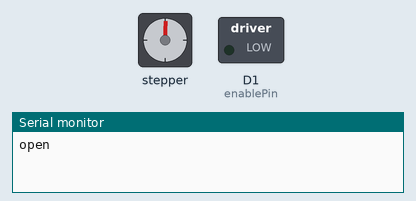
Recording of a sketch running on a simulated ESP8266 (NodeMCU). On the bench: stepper motor, switched loads named in the sketch (green lamp = pin HIGH), the last lines printed to the serial monitor. WiFi joins after 1.5 s; servers stay silent unless stated; stepper angles assume 200 steps per turn.

Above: at 0.1 s.
At 1.2 s:
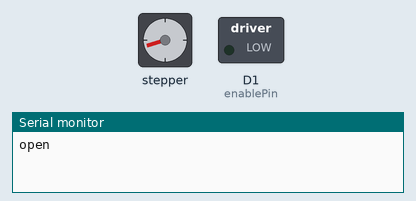
At 31.5 s:
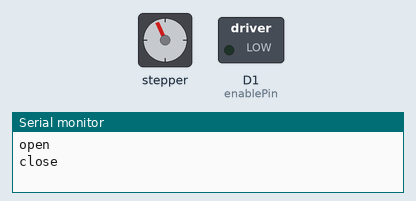
At 32.3 s:
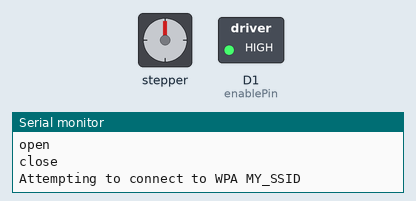
Timing chart, 0 to 33.8 s (numbered marks = the images above):
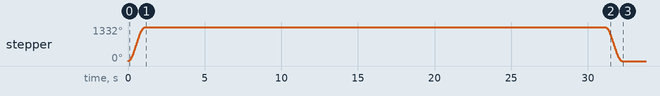

The sketch:

garage-controller.ino
```cpp
#include "ESP8266WiFi.h"
#include "ESP8266HTTPClient.h"
#include "AccelStepper.h"
#include <ESP8266WebServer.h>

// WiFi and http server
const char* ssid = "MY_SSID";
const char* password =  "MY_WIFI_PASSWORD";
ESP8266WebServer server(80);

// Nodejs backend
const String host = "MY_NODEJS_BACKEND_SERVICE_IP";
const int port = 7080;
const String url = "/start";
WiFiClient client;

// Stepper motor
const int enablePin = D1;
const int stepPin = D2;
const int dirPin = D3;
const int openCloseSteps = 740; // steps to go from position 0 to open the door
AccelStepper stepper = AccelStepper(AccelStepper::DRIVER, stepPin, dirPin);

// force resistance sensor
const int frsPin = D5;
float frsValue;

void setup(){
  Serial.begin(9600);

  // stepper pins
  pinMode(enablePin, OUTPUT);
  pinMode(stepPin, OUTPUT);
  pinMode(dirPin, OUTPUT);

  pinMode(frsPin, INPUT);

  openDoorWaitAndClose();

  WiFi.mode(WIFI_STA);
  WiFi.begin(ssid, password);
  Serial.print("Attempting to connect to WPA ");
  Serial.println(ssid);
  if (WiFi.waitForConnectResult() != WL_CONNECTED) {
    Serial.println("WiFi connection attempt failed");
    delay(10000); // wait 10 sec
    WiFi.begin(ssid, password);
    Serial.println("2nd attempt...");
    if (WiFi.waitForConnectResult() != WL_CONNECTED) {
      Serial.println("2nd attempt failed");
      delay(60000); // wait 60 sec
      WiFi.begin(ssid, password);
      Serial.println("3rd attempt...");
      if (WiFi.waitForConnectResult() != WL_CONNECTED) {
        Serial.println("3rd attempt failed");
        return;
      }
    }
  }
  Serial.println("WiFi connected");

  Serial.println(WiFi.localIP());

  server.on("/open", handleOpenDoor);
  server.on("/close", handleCloseDoor);
  server.on("/homecoming", handleHomecoming);
  server.onNotFound(handleNotFound);
  server.begin();
  Serial.println("HTTP server started");

  wakeupBackendService();
}

void loop(){
  server.handleClient();
}

void handleOpenDoor(){
  server.send(200, "text/plain", "open door");
  openDoor();
}

void handleCloseDoor(){
  server.send(200, "text/plain", "close door");
  closeDoor();
}

void handleHomecoming(){
  server.send(200, "text/plain", "enter homecoming mode");
  homecoming();
}

void handleNotFound(){
  server.send(404, "text/plain", "404: oh snap");
}

void homecoming(){
  openDoor();
  int counter = 0;
  do {
    counter++;
    frsValue = analogRead(frsPin);
    delay(500);
  } while (frsValue == 0 && counter <= 600); // wait for force resistance sensor signal, the quickly close the door before the power is turned off. Close door if robot wasn't able to return after 5min.
  closeDoor();
}

void openDoor() {
  Serial.println("open");
  digitalWrite(enablePin, LOW); // enables a4988
  stepper.setMaxSpeed(1000.0);
  stepper.setAcceleration(2500.0);
  stepper.moveTo(openCloseSteps);
  stepper.runToPosition();
  // do not disable stepper, hold the door!
}

void closeDoor() {
  Serial.println("close");
  digitalWrite(enablePin, LOW); // enables a4988
  stepper.setSpeed(-1000.0);
  stepper.moveTo(0);
  stepper.runToPosition();
  digitalWrite(enablePin, HIGH); // disables a4988
}

void openDoorWaitAndClose() {
  openDoor();
  delay(30000); // wait 30 sec. for robot to leave parking position

  closeDoor();
}

int wakeupBackendService() {
  HTTPClient http;
  http.begin("http://"+host+":"+port+"/start");
  int httpCode = http.GET(); // send request

  if (httpCode > 0) {
    String payload = http.getString();
    Serial.println(payload);
  } else {
    Serial.println("error. " + httpCode);
  }
  http.end(); // close connection
}
```
